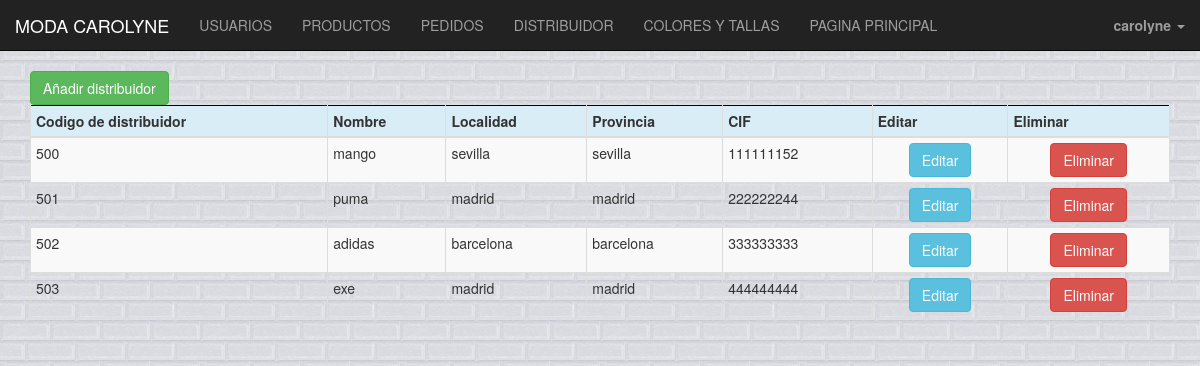
The app's page /administrador/distribuidor.php (signed in) with its own data.
### tables this page shows
CREATE TABLE IF NOT EXISTS `distribuidor` (
  `coddistribuidor` int(6) NOT NULL AUTO_INCREMENT,
  `nombre` varchar(35) NOT NULL,
  `localidad` varchar(45) NOT NULL,
  `provincia` varchar(45) NOT NULL,
  `cif` varchar(9) NOT NULL,
  PRIMARY KEY (`coddistribuidor`)
);

### administrador/distribuidor.php (the view, shortened to what this page needs)
<!DOCTYPE html>
<html>
  <head>
      <link rel="stylesheet" href="http://maxcdn.bootstrapcdn.com/bootstrap/3.3.5/css/bootstrap.min.css">
      <link rel="stylesheet" href="../css/administrador.css">
</head>
  <body>
    <?php
        include "../plantilla/cabeceradmin.php"
    ?>
    <?php
      $connection = new mysqli("localhost", "root", "carolyne", "tienda");
      $connection->set_charset("utf8");
      if ($result = $connection->query("SELECT * FROM distribuidor;")) {
      ?>
    <div class="container">
          <table style="border:1px solid black" class="table table-striped table-bordered table-hover table-condensed">
          <thead>
            <tr class="info" >
              <th>Codigo de distribuidor</th>
              <th>Nombre</th>
              <th>Localidad</th>
              <th>Provincia</th>
              <th>CIF</th>
              <th>Editar</th>
              <th>Eliminar</th>
          </thead>
      <?php
          while($obj = $result->fetch_object()) {
              echo "<tr>";
              echo "<td>".$obj->coddistribuidor."</td>";
              echo "<td>".$obj->nombre."</td>";
              echo "<td>".$obj->localidad."</td>";
              echo "<td>".$obj->provincia."</td>";
              echo "<td>".$obj->cif."</td>";
              echo "<td><center><a href='editardistribuidor.php?id=$obj->coddistribuidor'><button type='button' class='btn btn-info'>Editar</button></a></center></td>";
              echo "<td><center><a href='eliminardistribuidor.php?id=$obj->coddistribuidor'><button type='button' class='btn btn-danger'>Eliminar</button></a></center></td>";
              echo "</tr>";
          }
      }
    ?>
    </div>
    <a href="agregadistribuidor.php"><button type='button' class='btn btn-success'>Añadir distribuidor</button></a>
    </body>
    </html>

### css/administrador.css (style rules this page uses)
body { background-image: url("../imagenes/fondo.jpg") }

### records on screen
distribuidor: coddistribuidor "500", nombre "mango", localidad "sevilla", provincia "sevilla", cif "111111152"
distribuidor: coddistribuidor "501", nombre "puma", localidad "madrid", provincia "madrid", cif "222222244"
distribuidor: coddistribuidor "502", nombre "adidas", localidad "barcelona", provincia "barcelona", cif "333333333"
distribuidor: coddistribuidor "503", nombre "exe", localidad "madrid", provincia "madrid", cif "444444444"

### other values on screen
$_SESSION['nombre'] "carolyne"
